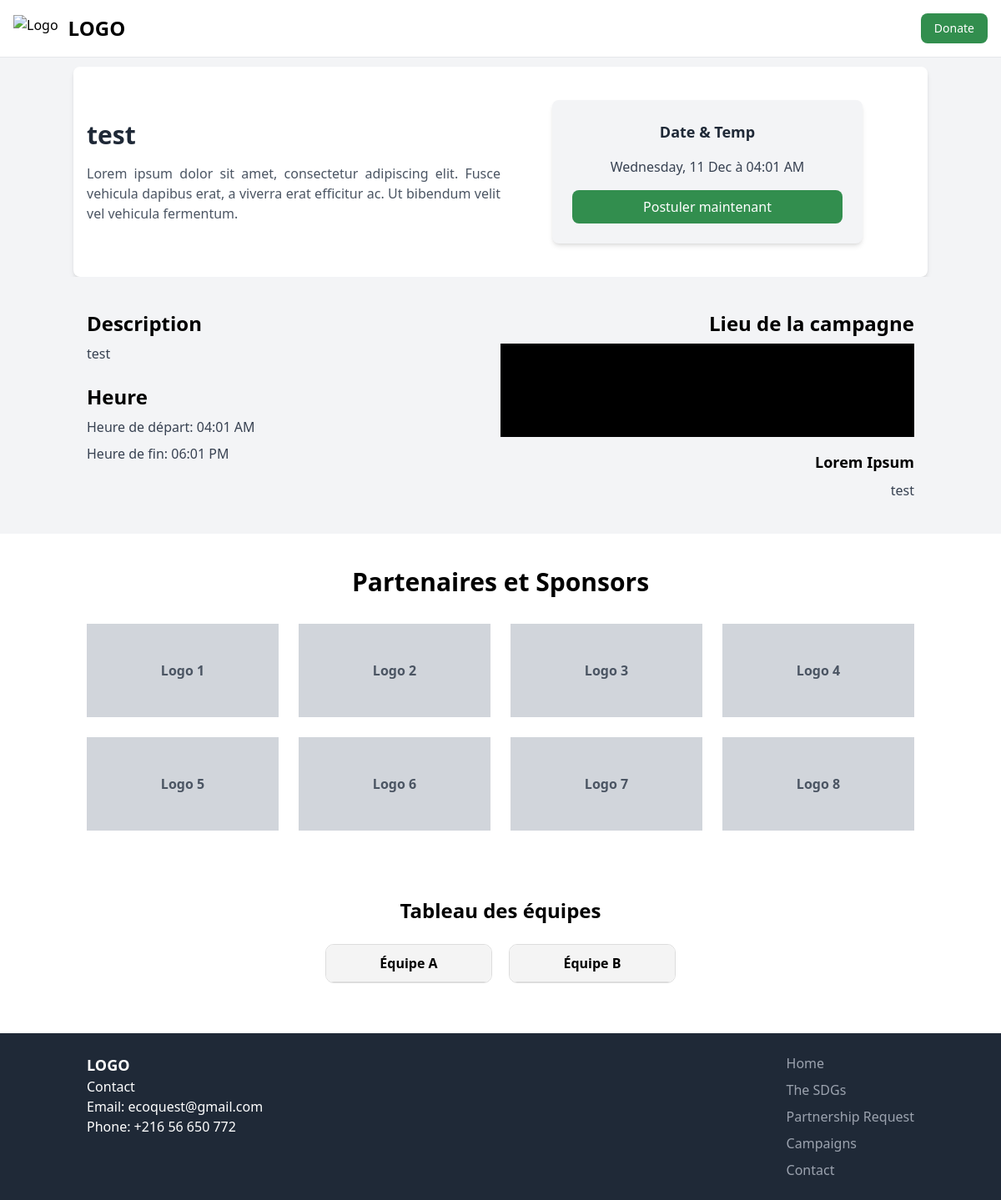
The page /Main/eventDetail.php?eventID=0 on the database as committed earlier.
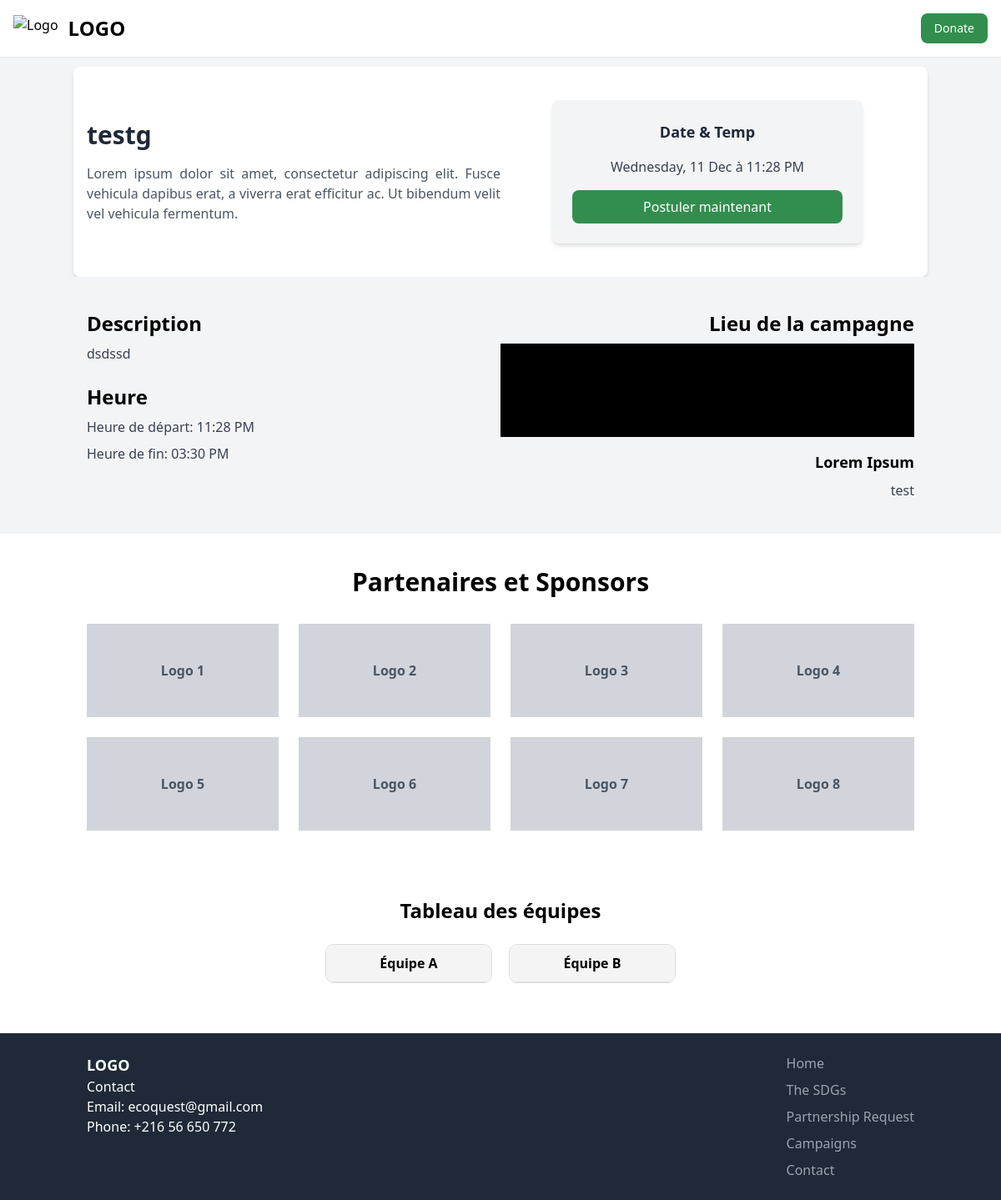
The same page on the database as committed later.
### tables this page shows
CREATE TABLE `evenements` (
  `IDevent` int(11) NOT NULL,
  `Nom` varchar(20) NOT NULL,
  `Description` varchar(1000) NOT NULL,
  `Location` varchar(100) NOT NULL,
  `Date` date NOT NULL,
  `startTime` time NOT NULL,
  `endTime` time NOT NULL,
  `eventType` varchar(20) NOT NULL,
  `Status` varchar(20) NOT NULL,
  `eventImage` varchar(20) NOT NULL,
  `trash` float NOT NULL
);

### Main/eventDetail.php (the view, shortened to what the changed rows need)
<!DOCTYPE html>
<html lang="en">
<head>
    <script src="https://cdn.tailwindcss.com"></script>
</head>
<body class="bg-gray-100">
    <main class="container mx-auto mt-20 px-4 py-10 bg-white shadow-md rounded-lg">
        <div class="flex flex-col md:flex-row items-center justify-between space-y-8 md:space-y-0">
            <div class="w-full md:w-1/2 space-y-4">
                <?php
                include "conn.php";
                $eventID=$_GET['eventID'];
                $req="select Nom, Description, Location, DATE_FORMAT(Date, '%b') as month, DATE_FORMAT(Date, '%d') as day, DAYNAME(Date) as dayName, DATE_FORMAT(startTime, '%h:%i %p') as startTime, DATE_FORMAT(endTime, '%h:%i %p') as endTime from evenements where IDevent=$eventID";
                $res=mysqli_query($conn, $req);
                while($row=mysqli_fetch_assoc($res)) {
                    $nom=$row["Nom"];
                    $Description=$row["Description"];
                    $Location=$row['Location'];
                    $month=$row['month'];
                    $day=$row['day'];
                    $dayName=$row['dayName'];
                    $startTime=$row['startTime'];
                    $endTime=$row['endTime'];
                }
                ?>
                <h1 class="text-3xl font-bold text-gray-800"><?php echo($nom); ?></h1>
                <p class="text-gray-600 text-justify">
                    Lorem ipsum dolor sit amet, consectetur adipiscing elit. Fusce vehicula dapibus erat, a viverra erat efficitur ac. Ut bibendum velit vel vehicula fermentum.
                </p>
            </div>
            <div class="w-full md:w-1/2 flex justify-center">
                <div class="bg-gray-100 p-6 rounded-lg shadow-md w-full md:w-3/4">
                    <h2 class="text-lg font-semibold text-gray-800 text-center mb-4">Date & Temp</h2>
                    <p class="text-gray-700 text-center mb-4"><?php echo($dayName.", ".$day." ".$month." à ".$startTime); ?></p>
                    <form action="" method="POST">
                    <input type="submit" value="Postuler maintenant" name="apply" class="bg-[#328E4E] text-white font-medium py-2 px-4 rounded-lg w-full hover:bg-green-800 transition duration-300">
                    </form>
                </div>
            </div>
        </div>
    </main>
<section class="bg-gray-100 py-10">
    <div class="container mx-auto px-4 flex flex-col md:flex-row justify-between items-start space-y-6 md:space-y-0">
        <div class="md:w-1/2 space-y-6">
            <div>
                <h2 class="text-2xl font-bold mb-2">Description</h2>
                <div class="flex items-start justify-between">
                    <p class="text-gray-700 text-justify flex-1">
                    <?php echo($Description); ?>
                    </p>
                </div>
            </div>
            <div class="mt-4">
                <h2 class="text-2xl font-bold mb-2">Heure</h2>
                <p class="text-gray-700 mb-2">Heure de départ: <?php echo($startTime); ?></p>
                <p class="text-gray-700">Heure de fin: <?php echo($endTime); ?></p>
            </div>
        </div>
        <div class="md:w-1/2 text-right">
            <h2 class="text-2xl font-bold mb-2">Lieu de la campagne</h2>
            <div class="bg-black h-28 w-full mb-4"></div>
            <h3 class="text-lg font-bold mb-2">Lorem Ipsum</h3>
            <p class="text-gray-700">
            <?php echo($Location); ?>
            </p>
        </div>
    </div>
</section>
    <section class="bg-white py-10">
        <div class="container mx-auto px-4">
            <h2 class="text-3xl font-bold text-center mb-8">Partenaires et Sponsors</h2>
        </div>
    </section>
      <section class="bg-white py-10">
        <div class="container mx-auto px-4">
          <h2 class="text-2xl font-bold mb-6 text-center">Tableau des équipes</h2>
        </div>
      </section>
</body>
</html>

Rows that differ between the two databases and show on the page:
changed evenements "test": Nom "test" → "testg"; Description "test" → "dsdssd"
Other text that changed with them:
$startTime: "04:01 AM" → "11:28 PM"
$endTime: "06:01 PM" → "03:30 PM"
